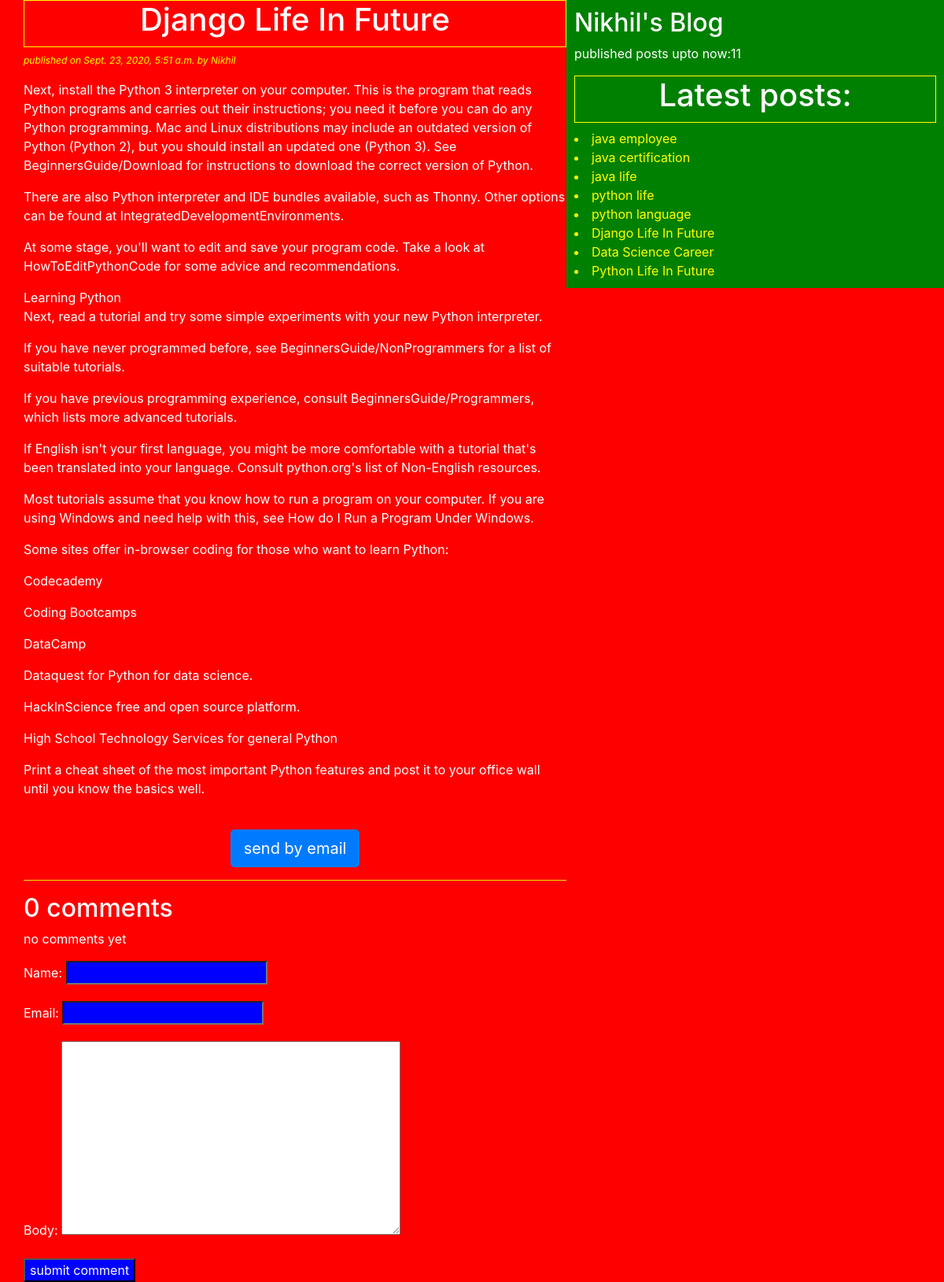
The app's page /tt/2020/09/23/django-life-future with its own data.
### blog/models.py (models this page shows, shortened)
class Post(models.Model):
    STATUS_CHOICES=(('draft','Draft'),('published','Published'))
    title=models.CharField(max_length=256)
    slug=models.SlugField(max_length=234,unique=True)
    author=models.ForeignKey(User,related_name='blog_posts',on_delete=models.CASCADE)
    body=models.TextField()
    publish=models.DateTimeField(default=timezone.now)#system time
    created=models.DateTimeField(auto_now_add=True)#post object created time
    updated=models.DateTimeField(auto_now=True)#save method called time(we call save method to update an object)
    status=models.CharField(max_length=11,choices=STATUS_CHOICES,default='draft')
    objects=CustomManager()
    tags=TaggableManager()#Post.tags.all()
    class Meta:
        ordering=('-publish',)
    def get_absolute_url(self):
        return reverse('post_detail',args=[self.publish.year,self.publish.strftime('%m'),self.publish.strftime('%d'),self.slug])

### blog/views.py (the view)
# urls.py: path('tt/<int:year>/<int:month>/<int:day>/<str:post>',views.post_detail_view,name='post_detail' ),
def post_detail_view(request,year,month,day,post):
    post=get_object_or_404(Post,slug=post,status='published',publish__year=year,publish__month=month,publish__day=day)
    comments=post.comments.filter(active=True)
    print('type of comments is')
    print(type(comments))
    csubmit=False
    if request.method=='POST':
        form=CommentForm(request.POST)
        if form.is_valid():
            new_comment=form.save(commit=False)
            new_comment.post=post
            new_comment.save()
            csubmit=True
    else:
        form=CommentForm()
    return render(request,'blog/post_detail.html',{'post':post,'form':form,'csubmit':csubmit,'comments':comments})

### blog/forms.py
class CommentForm(forms.ModelForm):
    class Meta:
        model=Comment
        fields=['name','email','body']

### blog/models.py (called while the page is built)
    def get_queryset(self):
        return super().get_queryset()#.filter(status='published')

### blog/templatetags/blog_tags.py (called while the page is built)
@register.simple_tag
def total_posts():
    return Post.objects.count()

@register.inclusion_tag('blog/latestposts123.html')
def show_latest_posts():
    latest_posts=Post.objects.order_by('-publish')[:8]
    return {'latest_posts':latest_posts}

### templates/blog/post_detail.html (shortened to what this page needs)
<!DOCTYPE html>
{% extends 'blog/base.html'%}
{%block content%}
<h1>{{post.title}}</h1>
<p id='date'>published on {{post.publish}} by {{post.author|title}}</p>
{{post.body|linebreaks}}<br>
<div class="container" align='center'>
<a class="btn btn-primary btn-lg" target="_blank" href="/t/{{post.id}}">send by email</a>
</div>
<hr class="hr">
{% with comments.count as comments_count%}
<h2>{{comments_count}} comment{{comments_count|pluralize}}</h2>
{% endwith%}
{% if comments %}
{% for comment in comments %}
comment {{forloop.counter}} by {{comment.name}} on {{comment.created}}
<div class="">
  {{comment.body|linebreaks}}
</div>
{%endfor%}
{%else%}
<p>no comments yet</p>
{%endif%}
{% if csubmit %}
<h2>your comment submitted</h2>
{%else%}
<form  method="post">
  {{form.as_p}}
  <input type="submit" name="" value="submit comment">
</form>
{%endif%}
{%endblock%}

### templates/blog/latestposts123.html
{% for post in latest_posts%}
<a href="{{post.get_absolute_url}}"> <li>{{post.title}}</li> </a>
{% endfor%}

### static/css/blog.css (style rules this page uses)
h1 { text-align: center; border: 1px solid yellow; padding-bottom: 10px; }
body { color: white; background: red; }
#date { color: yellow; font-size: 12px; font-style: italic; }
a { color: yellow; }
input { background: blue; color: white; }
.hr { background-color: yellow; }

### records on screen
Post: title "Django Life In Future", publish "Sept. 23, 2020, 5:51 a.m.", author "Nikhil", body "Next, install the Python 3 interpreter on your computer. This is the program that reads Python programs and carries out their instructions; you need it before you can do any Python programming. Mac and Linux distributions may include an outdated version of Python (Python 2), but you should install an updated one (Python 3). See BeginnersGuide/Download for instructions to download the correct version of Python. There are also Python interpreter and IDE bundles available, such as Thonny. Other options can be found at IntegratedDevelopmentEnvironments. At some stage, you'll want to edit and save your program code. Take a look at HowToEditPythonCode for some advice and recommendations. Learning…"
Post: title "java employee"
Post: title "java certification"
Post: title "java life"
Post: title "python life"
Post: title "python language"
Post: title "Data Science Career"
Post: title "Python Life In Future"

### other values on screen
{{ comments_count }} "0"
